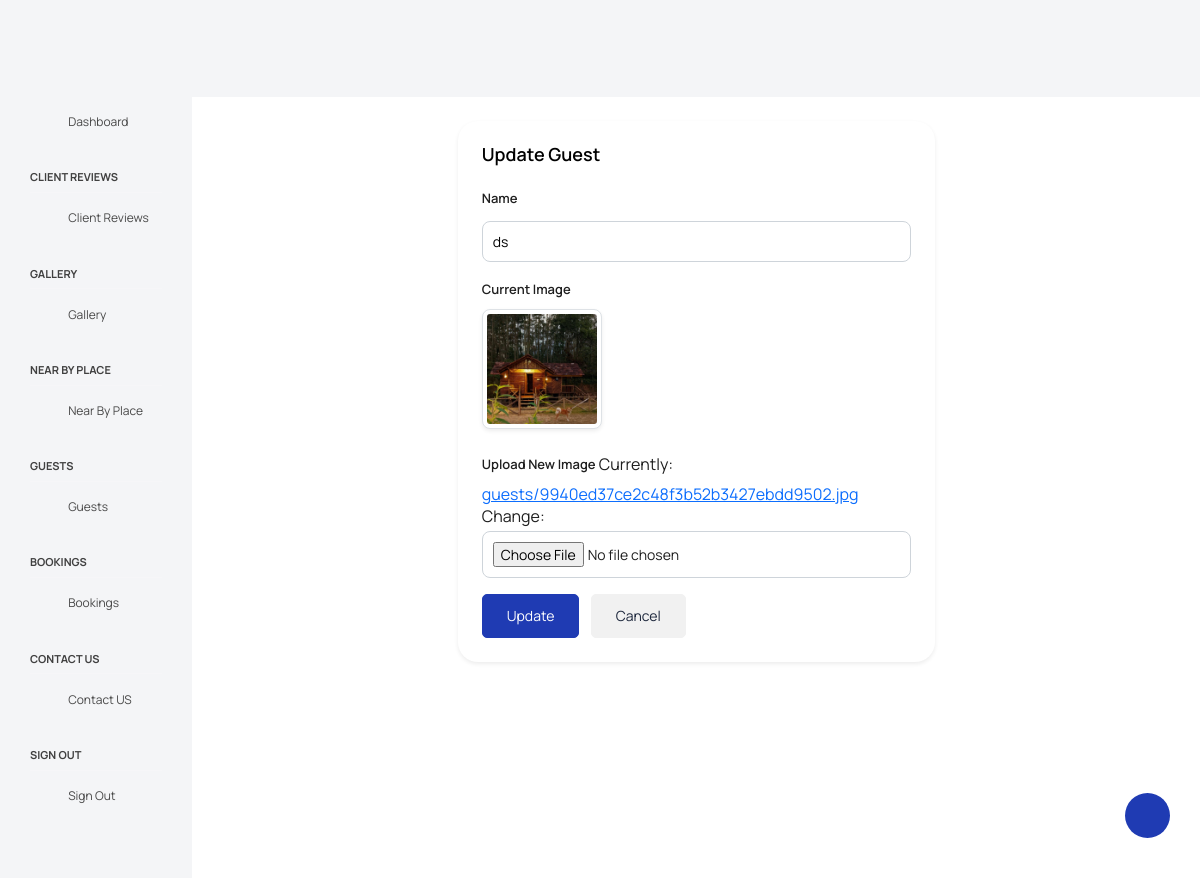
Before: /guests/update/2/ (signed in) with the older database file.
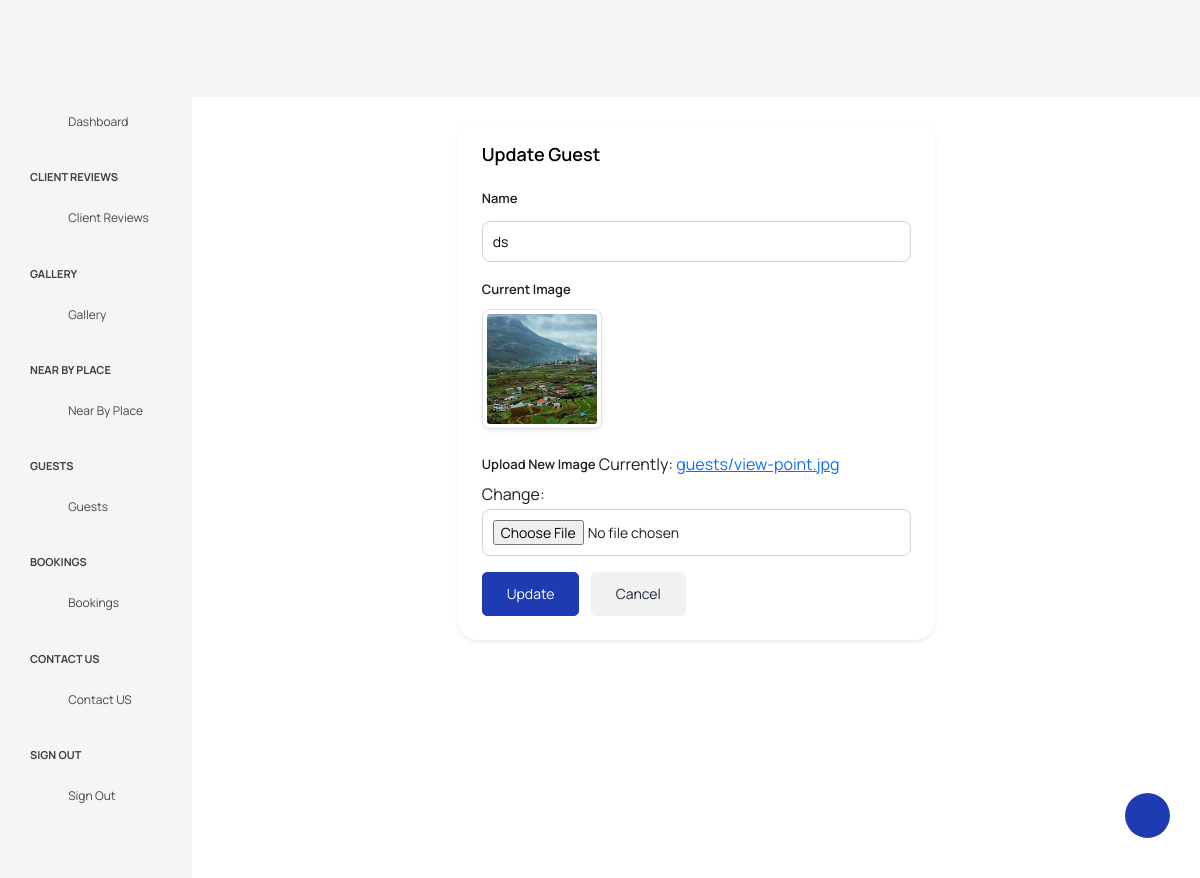
After: the same page with the newer database file.
### grandywoods_app/models.py (models this page shows, shortened)
class Guest(models.Model):
    name = models.CharField(max_length=100)
    image = models.ImageField(upload_to='guests/')
    created_date = models.DateTimeField(auto_now_add=True)

### grandywoods_app/views.py (the view)
# urls.py: path('guests/update/<int:pk>/', views.update_guest, name='update_guest'),
@login_required(login_url='user_login')
def update_guest(request, pk):
    guest = get_object_or_404(Guest, pk=pk)
    if request.method == "POST":
        form = GuestForm(request.POST, request.FILES, instance=guest)
        if form.is_valid():
            form.save()
            return redirect('view_guests')
    else:
        form = GuestForm(instance=guest)
    return render(request, "admin_pages/update_guests.html", {"form": form, "guest": guest})

### grandywoods_app/forms.py
class GuestForm(forms.ModelForm):
    class Meta:
        model = Guest
        fields = '__all__'

### templates/admin_pages/update_guests.html (shortened to what this page needs)
{% extends "admin_pages/base.html" %}
{% load static %}
{% block content %}
<div class="container mt-4">
  <div class="row justify-content-center">
    <div class="col-md-6 grid-margin stretch-card">
      <div class="card shadow-sm border-0">
        <div class="card-body">
          <h4 class="card-title mb-4">Update Guest</h4>
          <form method="POST" enctype="multipart/form-data">
            <div class="form-group mb-3">
              <label for="id_name" class="form-label fw-semibold">Name</label>
              {{ form.name }}
            </div>
            {% if guest.image %}
              <div class="form-group mb-4">
                <label class="form-label fw-semibold">Current Image</label><br>
                <img src="{{ guest.image.url }}" alt="{{ guest.name }}"
                     class="img-thumbnail shadow-sm"
                     style="width:120px;height:120px;object-fit:cover;">
              </div>
            {% endif %}
            <div class="form-group mb-3">
              <label for="id_image" class="form-label fw-semibold">Upload New Image</label>
              {{ form.image }}
            </div>
            <button type="submit" class="btn btn-primary px-4">Update</button>
            <a href="{% url 'view_guests' %}" class="btn btn-secondary ms-2 px-4">Cancel</a>
          </form>
        </div>
      </div>
    </div>
  </div>
</div>
{% endblock %}

Changed rows visible on the page:
changed Guest "ds": image: a different picture
Other visible differences:
text no longer shown: "Currently: guests/9940ed37ce2c48f3b52b3427ebdd9502.jpg Change:"
text now shown: "Currently: guests/view-point.jpg Change:"
